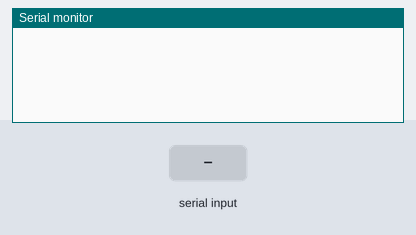
This sketch was run on a simulated Arduino Uno, built with avr-gcc and run on an emulated ATmega328P. On the bench: the last lines printed to the serial monitor. The test bench sets the inputs (shaded band).

Above: at 1.2 s.
1.3 s: "90,45\n" received over Serial
At 2.0 s:
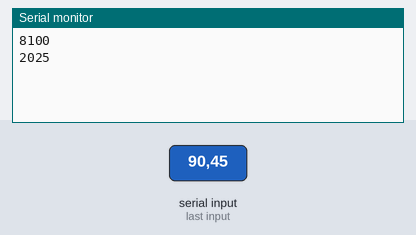
2.8 s: "30,150\n" received over Serial
At 4.3 s:
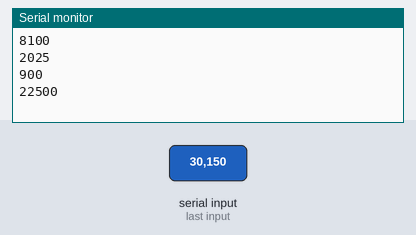
Timing chart, 0 to 5.8 s (numbered marks = the images above; inputs shaded):
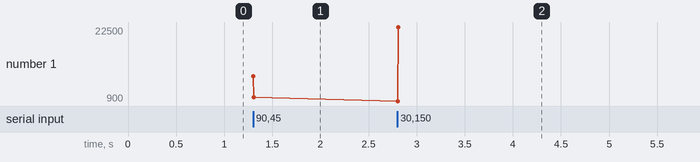

Measured:
- after the input at 1.3 s, the serial monitor: prints a new line at once (image 1)
- after the input at 2.8 s, the serial monitor: prints a new line at once (image 2)
- plotted number 1: 2025 → 22500 after the input at 2.8 s

The sketch:

TestFeedback.ino
```cpp
int received;

void setup() {
  Serial.begin(9600);
}

void loop() {
  if (Serial.available()) {               // wait for serial communication
    received = Serial.parseInt();         // read an int out of the serial communication
    serialFlush();                        // flush remaining input from serial buffer **Acceptable in controlled envrionment, but not best practice**

    Serial.println(received * received);  // respond with the square of what was received
  }
}

void serialFlush(){
  while (Serial.available()) {
    Serial.read();
  }
}
```
